Frame 1 (no input): blank canvas, image omitted
Frame 60 (the mouse pressed at the canvas centre just before this capture): blank canvas, image omitted
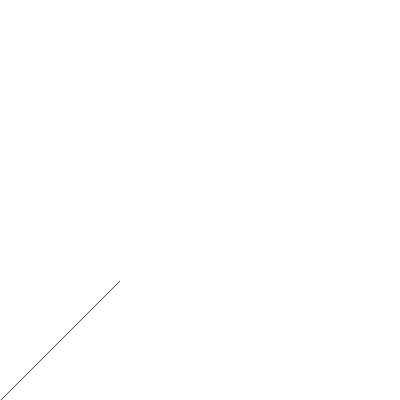
Frame 120 (the mouse held since frame 60 and released just before this capture)

The Processing sketch whose frames 1 and 60 were blank and that drew this single picture after the mouse press (run headless with seeded random() and noise(); from frame 60 on, the mouse is pressed at the canvas centre):

// Processing sketch: point
// ── point.pde
int xp = 0;
int yp = 400;

void setup() {
 size(400,400);
 background(255);
}

void draw() {
  point (xp, yp);
  xp = xp + 1;
  yp = yp - 1;
}
